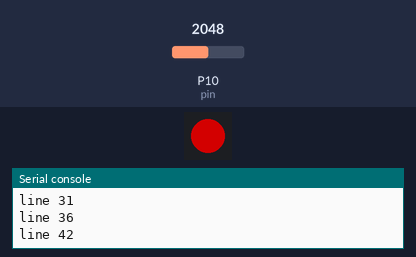
Bench run of a program on a simulated Pycom board running MicroPython. Shown: 1 RGB LEDs in strip order, left to right, the last lines printed to the serial console. Inputs (shaded band) come from the test bench; at power-on: P10 (pin) = 2048 (analog values on the 0–4095 scale). Dim RGB values are drawn brighter than linear; no radio messages arrive unless stated (any console line starting 'radio sent:' is added by the test bench); the LoRaWAN join succeeds after 3 s and a send takes 0.1 s.

Above: at 0.1 s.
At 4.2 s:
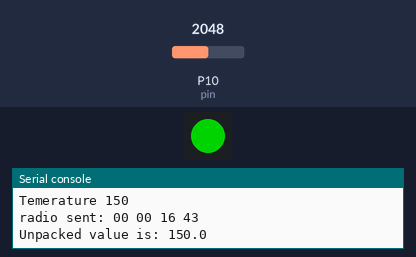
4.3 s: P10 (pin) set to 2866
7.3 s: P10 (pin) set to 3603
Timing chart, 0 to 10.3 s (numbered marks = the images above; inputs shaded):
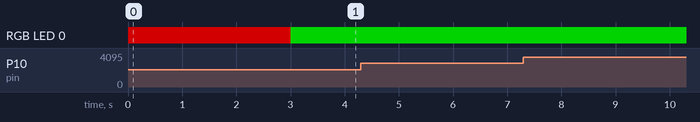

The program:

main.py
```python
from network import LoRa
import socket
import time
import binascii
import pycom
import ustruct
import machine
print('line 8')
adc = machine.ADC()
apin = adc.channel(pin='G10')

def getTemp():
    millivolts = apin.voltage()
    degC = (millivolts - 500.0) / 10.0 + 4
    return degC

def averageTemp():
    average = float(getTemp())
    for i in range(1,100):
        average = average + float(getTemp())
    return int(average)


print('line 31')
# disable LED heartbeat (so we can control the LED)
pycom.heartbeat(False)
# set LED to red
pycom.rgbled(0x7f0000)
print('line 36')
# lora config
lora = LoRa(mode=LoRa.LORAWAN, region=LoRa.AS923)
# access info
app_eui = binascii.unhexlify('70B3D57ED0013D54')
app_key = binascii.unhexlify('71CD15EFBCF23E05B70F94F19C5CEB66')
print('line 42')
# attempt join - continues attempts background
lora.join(activation=LoRa.OTAA, auth=(app_eui, app_key), timeout=10000)

# wait for a connection
print('Waiting for network connection...')
while not lora.has_joined():
    pass

# we're online, set LED to green and notify via print
pycom.rgbled(0x007f00)
print('Network joined!')

# setup the socket
s = socket.socket(socket.AF_LORA, socket.SOCK_RAW)
s.setsockopt(socket.SOL_LORA, socket.SO_DR, 5)
s.setblocking(False)
s.bind(1)

"""
# sending some bytes
print('Sending 1,2,3')
s.send(bytes([1, 2, 3]))
time.sleep(3)

#text is automatically converted to a string, data heavy (dont do it this way)
print('Sending "Hello World"')
s.send("Hello World!")
time.sleep(3)
"""

# check for a downlink payload, up to 64 bytes
rx_pkt = s.recv(64)

if len(rx_pkt) > 0:
    print("Downlink data on port 200:", rx_pkt)
    input("Downlink recieved, press any key to continue")

while True:
    lipo_voltage = averageTemp()

    print("Temerature", lipo_voltage)
    # encode the packet, so that it's in BYTES (TTN friendly)
    # could be extended like this struct.pack('f',lipo_voltage) + struct.pack('c',"example text")
    packet = ustruct.pack('f',lipo_voltage)

    # send the prepared packet via LoRa
    s.send(packet)

    # example of unpacking a payload - unpack returns a sequence of
    #immutable objects (a list) and in this case the first object is the only object
    print ("Unpacked value is:", ustruct.unpack('f',packet)[0])

    time.sleep(3)
```
